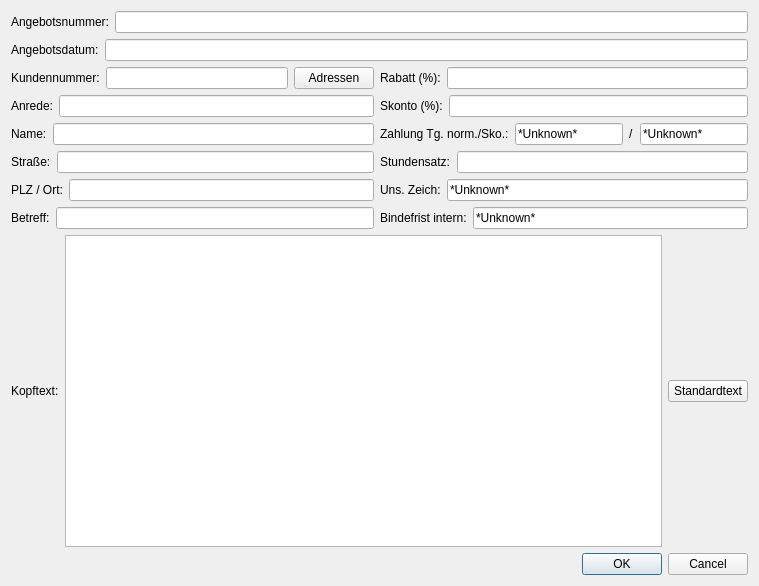
<?xml version="1.0" encoding="UTF-8"?>
<ui version="4.0">
 <class>offerPage</class>
 <widget class="OfferPage" name="offerPage">
  <property name="geometry">
   <rect>
    <x>0</x>
    <y>0</y>
    <width>759</width>
    <height>586</height>
   </rect>
  </property>
  <property name="windowTitle">
   <string>Dialog</string>
  </property>
  <layout class="QVBoxLayout" name="verticalLayout_4">
   <item>
    <layout class="QVBoxLayout" name="verticalLayout">
     <item>
      <layout class="QHBoxLayout" name="horizontalLayout">
       <item>
        <widget class="QLabel" name="label_4">
         <property name="text">
          <string>Angebotsnummer:</string>
         </property>
        </widget>
       </item>
       <item>
        <widget class="QLineEdit" name="editOfferNumber"/>
       </item>
      </layout>
     </item>
     <item>
      <layout class="QHBoxLayout" name="horizontalLayout_3">
       <item>
        <widget class="QLabel" name="label_5">
         <property name="text">
          <string>Angebotsdatum:</string>
         </property>
        </widget>
       </item>
       <item>
        <widget class="QLineEdit" name="editDate"/>
       </item>
      </layout>
     </item>
    </layout>
   </item>
   <item>
    <layout class="QHBoxLayout" name="horizontalLayout_11">
     <item>
      <layout class="QVBoxLayout" name="verticalLayout_2">
       <item>
        <layout class="QHBoxLayout" name="horizontalLayout_5">
         <item>
          <widget class="QLabel" name="label_6">
           <property name="text">
            <string>Kundennummer:</string>
           </property>
          </widget>
         </item>
         <item>
          <widget class="QLineEdit" name="editCustomerNumber"/>
         </item>
         <item>
          <widget class="QPushButton" name="buttonAdress">
           <property name="text">
            <string>Adressen</string>
           </property>
          </widget>
         </item>
        </layout>
       </item>
       <item>
        <layout class="QHBoxLayout" name="horizontalLayout_6">
         <item>
          <widget class="QLabel" name="label_7">
           <property name="text">
            <string>Anrede:</string>
           </property>
          </widget>
         </item>
         <item>
          <widget class="QLineEdit" name="editSalutation"/>
         </item>
        </layout>
       </item>
       <item>
        <layout class="QHBoxLayout" name="horizontalLayout_7">
         <item>
          <widget class="QLabel" name="label_8">
           <property name="text">
            <string>Name:</string>
           </property>
          </widget>
         </item>
         <item>
          <widget class="QLineEdit" name="editName"/>
         </item>
        </layout>
       </item>
       <item>
        <layout class="QHBoxLayout" name="horizontalLayout_16">
         <item>
          <widget class="QLabel" name="label_14">
           <property name="text">
            <string>Straße:</string>
           </property>
          </widget>
         </item>
         <item>
          <widget class="QLineEdit" name="editStreet"/>
         </item>
        </layout>
       </item>
       <item>
        <layout class="QHBoxLayout" name="horizontalLayout_14">
         <item>
          <widget class="QLabel" name="label_12">
           <property name="text">
            <string>PLZ / Ort:</string>
           </property>
          </widget>
         </item>
         <item>
          <widget class="QLineEdit" name="editPlace"/>
         </item>
        </layout>
       </item>
       <item>
        <layout class="QHBoxLayout" name="horizontalLayout_17">
         <item>
          <widget class="QLabel" name="label_15">
           <property name="text">
            <string>Betreff:</string>
           </property>
          </widget>
         </item>
         <item>
          <widget class="QLineEdit" name="editSubject"/>
         </item>
        </layout>
       </item>
      </layout>
     </item>
     <item>
      <layout class="QVBoxLayout" name="verticalLayout_3">
       <item>
        <layout class="QHBoxLayout" name="horizontalLayout_9">
         <item>
          <widget class="QLabel" name="label_17">
           <property name="text">
            <string>Rabatt (%):</string>
           </property>
          </widget>
         </item>
         <item>
          <widget class="QLineEdit" name="editDiscount"/>
         </item>
        </layout>
       </item>
       <item>
        <layout class="QHBoxLayout" name="horizontalLayout_10">
         <item>
          <widget class="QLabel" name="label_18">
           <property name="text">
            <string>Skonto (%):</string>
           </property>
          </widget>
         </item>
         <item>
          <widget class="QLineEdit" name="editSkonto"/>
         </item>
        </layout>
       </item>
       <item>
        <layout class="QHBoxLayout" name="horizontalLayout_2">
         <item>
          <widget class="QLabel" name="label_3">
           <property name="text">
            <string>Zahlung Tg. norm./Sko.:</string>
           </property>
          </widget>
         </item>
         <item>
          <widget class="QLineEdit" name="lineEdit">
           <property name="text">
            <string>*Unknown*</string>
           </property>
          </widget>
         </item>
         <item>
          <widget class="QLabel" name="label_2">
           <property name="text">
            <string>/</string>
           </property>
          </widget>
         </item>
         <item>
          <widget class="QLineEdit" name="lineEdit_2">
           <property name="text">
            <string>*Unknown*</string>
           </property>
          </widget>
         </item>
        </layout>
       </item>
       <item>
        <layout class="QHBoxLayout" name="horizontalLayout_21">
         <item>
          <widget class="QLabel" name="label_22">
           <property name="text">
            <string>Stundensatz:</string>
           </property>
          </widget>
         </item>
         <item>
          <widget class="QLineEdit" name="editHourlyRate"/>
         </item>
        </layout>
       </item>
       <item>
        <layout class="QHBoxLayout" name="horizontalLayout_18">
         <item>
          <widget class="QLabel" name="label_19">
           <property name="text">
            <string>Uns. Zeich:</string>
           </property>
          </widget>
         </item>
         <item>
          <widget class="QLineEdit" name="editArtNr_15">
           <property name="text">
            <string>*Unknown*</string>
           </property>
          </widget>
         </item>
        </layout>
       </item>
       <item>
        <layout class="QHBoxLayout" name="horizontalLayout_19">
         <item>
          <widget class="QLabel" name="label_20">
           <property name="text">
            <string>Bindefrist intern:</string>
           </property>
          </widget>
         </item>
         <item>
          <widget class="QLineEdit" name="editBindingDate">
           <property name="text">
            <string>*Unknown*</string>
           </property>
          </widget>
         </item>
        </layout>
       </item>
      </layout>
     </item>
    </layout>
   </item>
   <item>
    <layout class="QHBoxLayout" name="horizontalLayout_4">
     <item>
      <widget class="QLabel" name="label">
       <property name="text">
        <string>Kopftext:</string>
       </property>
      </widget>
     </item>
     <item>
      <widget class="QTextEdit" name="editHeading"/>
     </item>
     <item>
      <widget class="QPushButton" name="buttonHeading">
       <property name="text">
        <string>Standardtext</string>
       </property>
      </widget>
     </item>
    </layout>
   </item>
   <item>
    <widget class="QDialogButtonBox" name="buttonBox">
     <property name="orientation">
      <enum>Qt::Horizontal</enum>
     </property>
     <property name="standardButtons">
      <set>QDialogButtonBox::Cancel|QDialogButtonBox::Ok</set>
     </property>
    </widget>
   </item>
  </layout>
 </widget>
 <customwidgets>
  <customwidget>
   <class>OfferPage</class>
   <extends>QWidget</extends>
   <header>adding_pages.h</header>
   <container>1</container>
  </customwidget>
 </customwidgets>
 <resources/>
 <connections>
  <connection>
   <sender>buttonBox</sender>
   <signal>accepted()</signal>
   <receiver>offerPage</receiver>
   <slot>accept()</slot>
   <hints>
    <hint type="sourcelabel">
     <x>248</x>
     <y>254</y>
    </hint>
    <hint type="destinationlabel">
     <x>157</x>
     <y>274</y>
    </hint>
   </hints>
  </connection>
  <connection>
   <sender>buttonBox</sender>
   <signal>rejected()</signal>
   <receiver>offerPage</receiver>
   <slot>reject()</slot>
   <hints>
    <hint type="sourcelabel">
     <x>316</x>
     <y>260</y>
    </hint>
    <hint type="destinationlabel">
     <x>286</x>
     <y>274</y>
    </hint>
   </hints>
  </connection>
  <connection>
   <sender>buttonAdress</sender>
   <signal>clicked()</signal>
   <receiver>offerPage</receiver>
   <slot>TakeFromAdress()</slot>
   <hints>
    <hint type="sourcelabel">
     <x>276</x>
     <y>96</y>
    </hint>
    <hint type="destinationlabel">
     <x>379</x>
     <y>292</y>
    </hint>
   </hints>
  </connection>
  <connection>
   <sender>buttonHeading</sender>
   <signal>clicked()</signal>
   <receiver>offerPage</receiver>
   <slot>TakeDefaultHeading()</slot>
   <hints>
    <hint type="sourcelabel">
     <x>700</x>
     <y>448</y>
    </hint>
    <hint type="destinationlabel">
     <x>379</x>
     <y>292</y>
    </hint>
   </hints>
  </connection>
 </connections>
 <slots>
  <slot>CopyData(QString)</slot>
  <slot>TakeFromMaterial()</slot>
  <slot>TakeFromService()</slot>
  <slot>MakeNewEntry()</slot>
  <slot>TakeFromAdress()</slot>
  <slot>TakeDefaultHeading()</slot>
 </slots>
</ui>
